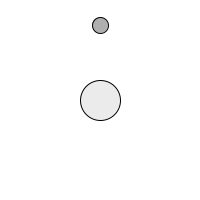
Frame 1 (no input)
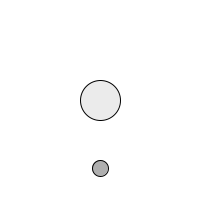
Frame 60 (the mouse pressed at the canvas centre just before this capture)
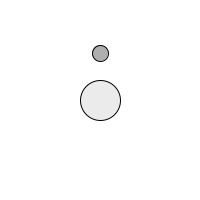
Frame 120 (the mouse held since frame 60 and released just before this capture)

The Processing sketch that drew these frames (run headless with seeded random() and noise(); from frame 60 on, the mouse is pressed at the canvas centre):

// Processing sketch: e09_a
// ── e09_a.pde
float G = 0.0001;

Attractor attractor;
Mover mover;

void setup() {
  size(200,200);
  background(255);
  attractor = new Attractor();
  mover = new Mover();
}

void draw() {
  PVector attraction = attractor.attract(mover);
  PVector[] forces = new PVector[]{attraction};
  
  mover.update(forces);
  
  background(255);
  attractor.display();
  mover.display();
}

class Attractor {
  
  PVector location;
  float mass;
  
  Attractor() {
    location = new PVector(width/2,height/2);
    mass = 20;
  }
  
  PVector attract(Mover mover) {
    PVector result;
    
    PVector displacement = PVector.sub(location,mover.location);
    float distance = displacement.mag(); // no constrain
    
    result = displacement.copy();
    result.normalize();
    float strength = G * mass * mover.mass * distance;
    result.mult(strength);
    
    return result;
  }
  
  void display() {
    stroke(0);
    fill(175,255/4);
    ellipse(location.x,location.y,mass*2,mass*2);
  }
}

class Mover {
  
  PVector location;
  PVector velocity;
  float mass;
  
  Mover() {
    location = new PVector(100,25);
    velocity = new PVector(0,0);
    mass = 1;
  }
  
  void update(PVector[] forces) {
    PVector acceleration = PVector.div(sumVectors(forces),mass);
    velocity.add(acceleration);
    location.add(velocity);
  }
  
  void display() {
    stroke(0);
    fill(175);
    ellipse(location.x,location.y,16*mass,16*mass);
  }
}

PVector sumVectors(PVector[] vectors) {
  PVector result = new PVector(0,0);
  for (int i = 0; i < vectors.length; i++)
    result.add(vectors[i]);
  return result;
}
